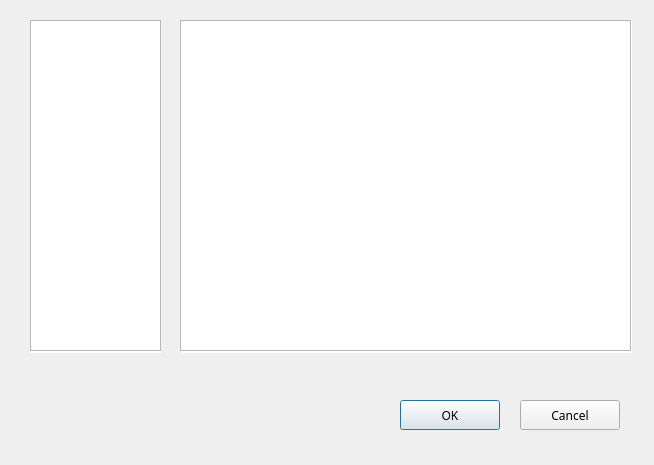
<?xml version="1.0" encoding="UTF-8"?>
<ui version="4.0">
 <class>Dialog</class>
 <widget class="QDialog" name="Dialog">
  <property name="windowModality">
   <enum>Qt::ApplicationModal</enum>
  </property>
  <property name="geometry">
   <rect>
    <x>0</x>
    <y>0</y>
    <width>654</width>
    <height>465</height>
   </rect>
  </property>
  <property name="minimumSize">
   <size>
    <width>654</width>
    <height>465</height>
   </size>
  </property>
  <property name="maximumSize">
   <size>
    <width>654</width>
    <height>465</height>
   </size>
  </property>
  <property name="font">
   <font>
    <family>微软雅黑</family>
   </font>
  </property>
  <property name="mouseTracking">
   <bool>true</bool>
  </property>
  <property name="windowTitle">
   <string>Documents</string>
  </property>
  <property name="windowIcon">
   <iconset resource="../req/req.qrc">
    <normaloff>:/req/Create a new project/Yun.png</normaloff>:/req/Create a new project/Yun.png</iconset>
  </property>
  <widget class="QPushButton" name="pushButton">
   <property name="geometry">
    <rect>
     <x>400</x>
     <y>400</y>
     <width>100</width>
     <height>30</height>
    </rect>
   </property>
   <property name="text">
    <string>OK</string>
   </property>
  </widget>
  <widget class="QPushButton" name="pushButton_2">
   <property name="geometry">
    <rect>
     <x>520</x>
     <y>400</y>
     <width>100</width>
     <height>30</height>
    </rect>
   </property>
   <property name="text">
    <string>Cancel</string>
   </property>
  </widget>
  <widget class="QLabel" name="label">
   <property name="geometry">
    <rect>
     <x>30</x>
     <y>20</y>
     <width>131</width>
     <height>333</height>
    </rect>
   </property>
   <property name="styleSheet">
    <string notr="true">background-color: rgb(255, 255, 255);</string>
   </property>
   <property name="text">
    <string/>
   </property>
  </widget>
  <widget class="QLabel" name="label_2">
   <property name="geometry">
    <rect>
     <x>181</x>
     <y>20</y>
     <width>451</width>
     <height>333</height>
    </rect>
   </property>
   <property name="styleSheet">
    <string notr="true">background-color: rgb(255, 255, 255);</string>
   </property>
   <property name="text">
    <string/>
   </property>
  </widget>
  <widget class="QListWidget" name="chiplist">
   <property name="geometry">
    <rect>
     <x>30</x>
     <y>20</y>
     <width>131</width>
     <height>331</height>
    </rect>
   </property>
  </widget>
  <widget class="QListWidget" name="doclist">
   <property name="geometry">
    <rect>
     <x>180</x>
     <y>20</y>
     <width>451</width>
     <height>331</height>
    </rect>
   </property>
  </widget>
  <zorder>label</zorder>
  <zorder>label_2</zorder>
  <zorder>pushButton</zorder>
  <zorder>pushButton_2</zorder>
  <zorder>chiplist</zorder>
  <zorder>doclist</zorder>
 </widget>
 <resources>
  <include location="../req/req.qrc"/>
 </resources>
 <connections>
  <connection>
   <sender>pushButton_2</sender>
   <signal>clicked()</signal>
   <receiver>Dialog</receiver>
   <slot>close()</slot>
   <hints>
    <hint type="sourcelabel">
     <x>582</x>
     <y>414</y>
    </hint>
    <hint type="destinationlabel">
     <x>588</x>
     <y>358</y>
    </hint>
   </hints>
  </connection>
  <connection>
   <sender>pushButton</sender>
   <signal>clicked()</signal>
   <receiver>Dialog</receiver>
   <slot>clickopendoc()</slot>
   <hints>
    <hint type="sourcelabel">
     <x>435</x>
     <y>414</y>
    </hint>
    <hint type="destinationlabel">
     <x>351</x>
     <y>417</y>
    </hint>
   </hints>
  </connection>
 </connections>
 <slots>
  <slot>clickopendoc()</slot>
  <slot>showdoc()</slot>
 </slots>
</ui>
